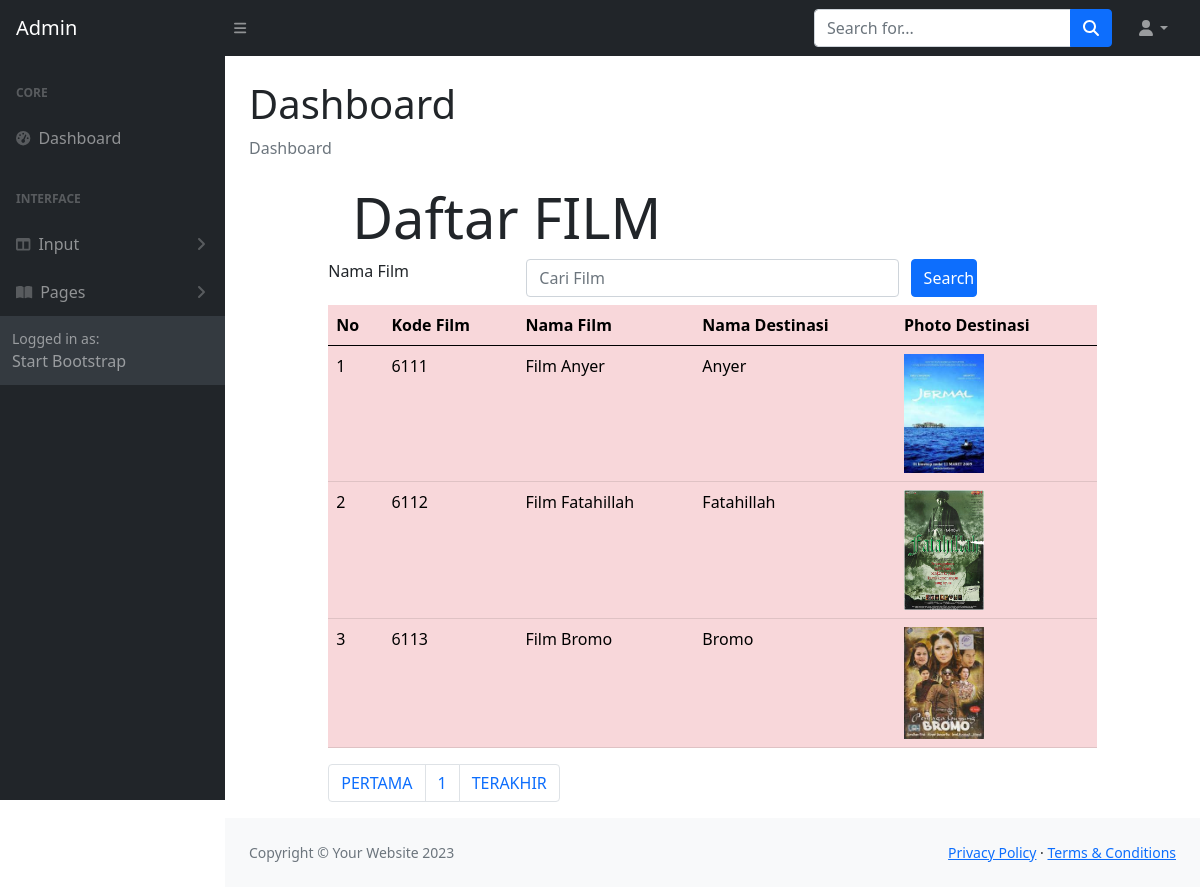
Screenshot of /ADMIN/daftarfilmliwei.php with the database file from the repository.
### tables this page shows
CREATE TABLE `filmliwei` (
  `filmliweiKODE` char(4) NOT NULL,
  `filmliweiNAMA` char(120) NOT NULL,
  `filmliweiFILE` char(120) NOT NULL,
  `destinasiKODE` char(4) NOT NULL
);

CREATE TABLE `destinasi` (
  `destinasiKODE` char(4) NOT NULL,
  `destinasiNAMA` varchar(120) NOT NULL,
  `kategoriKODE` char(4) NOT NULL,
  `destinasiFILE` char(120) NOT NULL,
  `destinasiKET` char(120) NOT NULL
);

### ADMIN/daftarfilmliwei.php (the view, shortened to what this page needs)
<!DOCTYPE html>
<html lang="en">
<?php include "include/head.php";?>
    <body class="sb-nav-fixed">
        <?php include "include/menunav.php";?>
        <div id="layoutSidenav">
            <?php include "include/menu.php";?>
            <div id="layoutSidenav_content">
                <main>
                    <div class="container-fluid px-4">
                        <h1 class="mt-4">Dashboard</h1>
                        <ol class="breadcrumb mb-4">
                            <li class="breadcrumb-item active">Dashboard</li>
                        </ol>
<head>
  	<link rel="stylesheet" type="text/css" href="https://cdnjs.cloudflare.com/ajax/libs/select2/4.0.3/css/select2.min.css">
	<link rel="stylesheet" type="text/css" href="css/bootstrap.min.css">
</head>
<?php
	include "include/config.php";
?>
<body>
<div class="row">
	<div class="col-sm-1"></div>
	<div class="col-sm-10">
		<div class="jumbotron jumbotron-fluid">
			<div class="container">
				<h1 class="display-4">Daftar FILM</h1>
			</div>
		</div>
		<form method="POST">
                <div class="form-group row mb-2">
                <label for="search" class="col-sm-3">Nama Film</label>
                <div class="col-sm-6">
                    <input type="text" name="search" class="form-control" id="search"
                    value="<?php if(isset($_POST["search"])) {echo $_POST["search"];}?>"
                        placeholder = "Cari Film">
                </div>
                <input type="submit" name="kirim" class="col-sm-1 btn btn-primary" value="Search">
                </div>
            </form>
	<table class="table table-hover table-danger">
    <thead class="thead-dark">
			<tr>
				<th>No</th>
				<th>Kode Film</th>
				<th>Nama Film</th>
				<th>Nama Destinasi</th>
				<th>Photo Destinasi</th>
			</tr>
		</thead>
		<tbody>
		<?php
    $jumlahtampilan = 3;
    $halaman = (isset($_GET['page']))? $_GET['page'] : 1;
    $mulaitampilan = ($halaman - 1) * $jumlahtampilan;
if(isset($_POST["kirim"]))
{
    $search = $_POST["search"];
	$query = mysqli_query($connection,"select * from filmliwei, destinasi where filmliwei.destinasiKODE = destinasi.destinasiKODE
	AND filmliweiNAMA like '%".$search."%' limit $mulaitampilan, $jumlahtampilan");
}else
    {
        $query = mysqli_query($connection, "select *  from filmliwei, destinasi where filmliwei.destinasiKODE = destinasi.destinasiKODE limit $mulaitampilan, $jumlahtampilan");
    }
	$nomor = 1;
	while($row = mysqli_fetch_array($query))
	{
  ?>
				<tr>
					<td><?php echo $mulaitampilan + $nomor; ?></td>
					<td><?php echo $row['filmliweiKODE'];?></td>
					<td><?php echo $row['filmliweiNAMA'];?></td>
					<td><?php echo $row['destinasiNAMA'];?></td>
                    <td>
						<?php if(is_file("images/".$row['filmliweiFILE']))
						{ ?>
							<img src="images/<?php echo $row['filmliweiFILE']?>" width="80">
						<?php } else
							echo "<img src='images/noimage.png' width='80'>"
						?>
					</td>
				</tr>
			<?php $nomor = $nomor + 1;?>
			<?php }	?>
		</tbody>
	</table>
	<?php
    $query = mysqli_query($connection, "SELECT * FROM filmliwei");
    $jumlahrecord = mysqli_num_rows($query);
    $jumlahpage = ceil($jumlahrecord/$jumlahtampilan);
  	?>
	<nav aria-label="Page navigation example">
	<ul class="pagination">
		<li class="page-item"><a class="page-link" href="?page=<?php $nomorhal=1; echo $nomorhal?>">PERTAMA</a></li>
		<?php for($nomorhal=1; $nomorhal<=$jumlahpage; $nomorhal++)
		{ ?>
		<li class="page-item">
		<?php
		if($nomorhal!=$halaman)
		{ ?>
		<a class="page-link" href="?page=<?php echo $nomorhal?>"><?php echo $nomorhal?></a>
		<?php }
		else { ?>
		<a class="page-link" href="?page=<?php echo $nomorhal?>"><?php echo $nomorhal?></a>
		<?php } ?>
		</li>
		<?php } ?>
		<li class="page-item"><a class="page-link" href="?page=<?php echo $nomorhal-1?>">TERAKHIR</a></li>
	</ul>
	</nav>
	</div>
	<div class="col-sm-1"></div>
</div>
</body>
	</div>
                </main>
                <?php include "include/footer.php";?>
            </div>
        </div>
    </body>
</html>
</html>

### rows the page displays
filmliwei: nomor "1", filmliweiKODE "6111", filmliweiNAMA "Film Anyer", destinasi.destinasiNAMA "Anyer", filmliweiFILE (picture)
filmliwei: nomor "2", filmliweiKODE "6112", filmliweiNAMA "Film Fatahillah", destinasi.destinasiNAMA "Fatahillah", filmliweiFILE (picture)
filmliwei: nomor "3", filmliweiKODE "6113", filmliweiNAMA "Film Bromo", destinasi.destinasiNAMA "Bromo", filmliweiFILE (picture)
